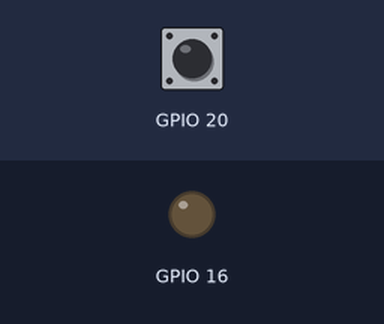
The program below on a simulated Raspberry Pi (BCM pin numbers). Shown: output pins drawn as LEDs (lit = HIGH). The test bench sets the inputs (shaded band); at power-on: GPIO 20 LOW.

Above: at 1.2 s.
1.3 s: GPIO 20 pulled HIGH for 0.15 s
At 1.37 s:
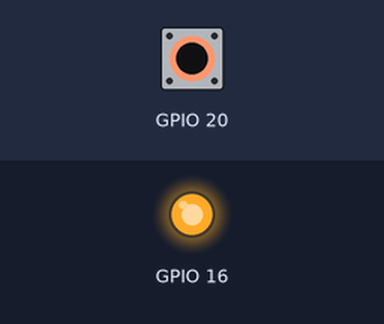
2.9 s: GPIO 20 pulled HIGH for 3.2 s
At 7.2 s:
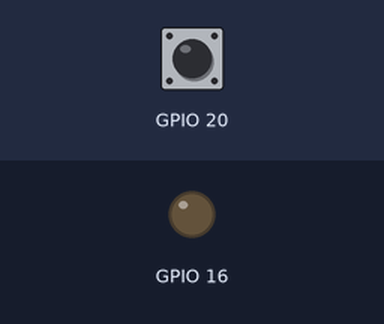
Timing chart, 0 to 8.7 s (numbered marks = the images above; inputs shaded):
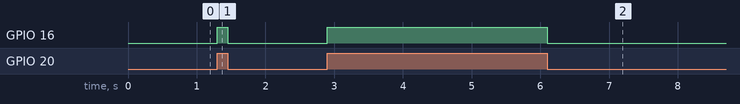

Measured:
- after the input at 1.3 s, GPIO 16: LOW → HIGH at once, → LOW 0.15 s later
- after the input at 2.9 s, GPIO 16: LOW → HIGH at once, → LOW 3.2 s later

The program:

InputCheck.py
```python
import RPi.GPIO as GPIO

import time


GPIO.setmode(GPIO.BCM)

GPIO.setup(16,GPIO.OUT)

GPIO.setup(20,GPIO.IN,pull_up_down=GPIO.PUD_DOWN)

#GPIO.setup(20,GPIO.IN)

try:
  while 1:
    if GPIO.input(20)==0:
      GPIO.output(16,0)
    else:
      GPIO.output(16,1)

finally:
  GPIO.cleanup()
```
